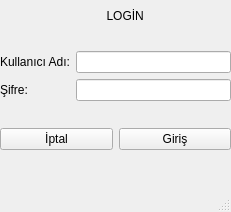
<?xml version="1.0" encoding="UTF-8"?>
<ui version="4.0">
 <class>MainWindow</class>
 <widget class="QMainWindow" name="MainWindow">
  <property name="geometry">
   <rect>
    <x>0</x>
    <y>0</y>
    <width>231</width>
    <height>212</height>
   </rect>
  </property>
  <property name="windowTitle">
   <string>MainWindow</string>
  </property>
  <widget class="QWidget" name="centralwidget">
   <widget class="QWidget" name="verticalLayoutWidget">
    <property name="geometry">
     <rect>
      <x>0</x>
      <y>0</y>
      <width>231</width>
      <height>31</height>
     </rect>
    </property>
    <layout class="QVBoxLayout" name="verticalLayout">
     <item>
      <widget class="QLabel" name="label_2">
       <property name="enabled">
        <bool>true</bool>
       </property>
       <property name="palette">
        <palette>
         <active>
          <colorrole role="LinkVisited">
           <brush brushstyle="SolidPattern">
            <color alpha="255">
             <red>0</red>
             <green>170</green>
             <blue>0</blue>
            </color>
           </brush>
          </colorrole>
         </active>
         <inactive>
          <colorrole role="LinkVisited">
           <brush brushstyle="SolidPattern">
            <color alpha="255">
             <red>0</red>
             <green>170</green>
             <blue>0</blue>
            </color>
           </brush>
          </colorrole>
         </inactive>
         <disabled>
          <colorrole role="LinkVisited">
           <brush brushstyle="SolidPattern">
            <color alpha="255">
             <red>0</red>
             <green>170</green>
             <blue>0</blue>
            </color>
           </brush>
          </colorrole>
         </disabled>
        </palette>
       </property>
       <property name="frameShape">
        <enum>QFrame::NoFrame</enum>
       </property>
       <property name="frameShadow">
        <enum>QFrame::Plain</enum>
       </property>
       <property name="text">
        <string>                                LOGİN</string>
       </property>
       <property name="scaledContents">
        <bool>false</bool>
       </property>
      </widget>
     </item>
    </layout>
   </widget>
   <widget class="QWidget" name="verticalLayoutWidget_2">
    <property name="geometry">
     <rect>
      <x>0</x>
      <y>30</y>
      <width>231</width>
      <height>141</height>
     </rect>
    </property>
    <layout class="QVBoxLayout" name="verticalLayout_2">
     <item>
      <layout class="QHBoxLayout" name="horizontalLayout">
       <item>
        <layout class="QVBoxLayout" name="verticalLayout_3">
         <item>
          <widget class="QLabel" name="label">
           <property name="text">
            <string>Kullanıcı Adı:</string>
           </property>
          </widget>
         </item>
         <item>
          <widget class="QLabel" name="label_3">
           <property name="text">
            <string>Şifre:</string>
           </property>
          </widget>
         </item>
        </layout>
       </item>
       <item>
        <layout class="QVBoxLayout" name="verticalLayout_4">
         <item>
          <widget class="QLineEdit" name="lineEdit"/>
         </item>
         <item>
          <widget class="QLineEdit" name="lineEdit_2"/>
         </item>
        </layout>
       </item>
      </layout>
     </item>
     <item>
      <layout class="QHBoxLayout" name="horizontalLayout_2">
       <item>
        <widget class="QPushButton" name="pushButton_2">
         <property name="text">
          <string>İptal</string>
         </property>
        </widget>
       </item>
       <item>
        <widget class="QPushButton" name="pushButton">
         <property name="text">
          <string>Giriş</string>
         </property>
        </widget>
       </item>
      </layout>
     </item>
    </layout>
   </widget>
  </widget>
  <widget class="QMenuBar" name="menubar">
   <property name="geometry">
    <rect>
     <x>0</x>
     <y>0</y>
     <width>231</width>
     <height>21</height>
    </rect>
   </property>
  </widget>
  <widget class="QStatusBar" name="statusbar"/>
 </widget>
 <resources/>
 <connections/>
</ui>
